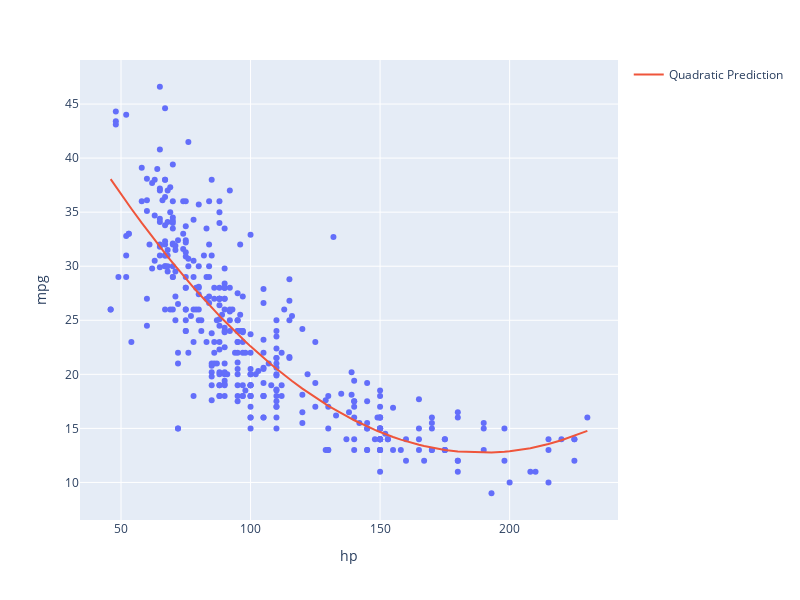

Notebook code for this chart:
### Markdown cell above
### Polynomial Features

To capture the non-linear relationship between the variables, we can introduce a non-linear feature: `hp` squared. Our new model is:

$$\hat{y} = \theta_0 + \theta_1 (\text{hp}) + \theta_2 (\text{hp}^2)$$

### Code cell
X = vehicles[["hp"]]
X.loc[:, "hp^2"] = vehicles["hp"]**2

hp2_model = LinearRegression()
hp2_model.fit(X, y)
hp2_model_predictions = hp2_model.predict(X)


print(f"MSE of model with (hp^2) feature: {np.mean((y-hp2_model_predictions)**2)}")

fig = px.scatter(vehicles, x="hp", y="mpg", width=800, height=600)
fig.add_trace(go.Scatter(x=vehicles["hp"], y=hp2_model_predictions,
                         mode="lines", name="Quadratic Prediction"))
# sns.scatterplot(data=vehicles, x="hp", y="mpg")
# plt.plot(vehicles["hp"], hp2_model_predictions, c="tab:red");

### Figure 1 — Plotly figure (JSON) as saved in the notebook; plotly's stock layout.template omitted (floating-point values rounded to 4 significant figures; data arrays with more than 128 entries replaced by an {"elided": "..."} marker saying what was removed)
{"data": [{"hovertemplate": "hp=%{x}<br>mpg=%{y}<extra></extra>", "legendgroup": "", "marker": {"color": "#636efa", "symbol": "circle"}, "mode": "markers", "name": "", "orientation": "v", "showlegend": false, "type": "scatter", "x": {"elided": "392 int values"}, "xaxis": "x", "y": {"elided": "392 float values"}, "yaxis": "y"}, {"mode": "lines", "name": "Quadratic Prediction", "type": "scatter", "x": {"elided": "392 int values"}, "y": {"elided": "392 float values"}}], "layout": {"height": 600, "legend": {"tracegroupgap": 0}, "margin": {"t": 60}, "width": 800, "xaxis": {"anchor": "y", "autorange": true, "domain": [0, 1], "range": [34.14, 241.9], "title": {"text": "hp"}, "type": "linear"}, "yaxis": {"anchor": "x", "autorange": true, "domain": [0, 1], "range": [6.526, 49.07], "title": {"text": "mpg"}, "type": "linear"}}}
